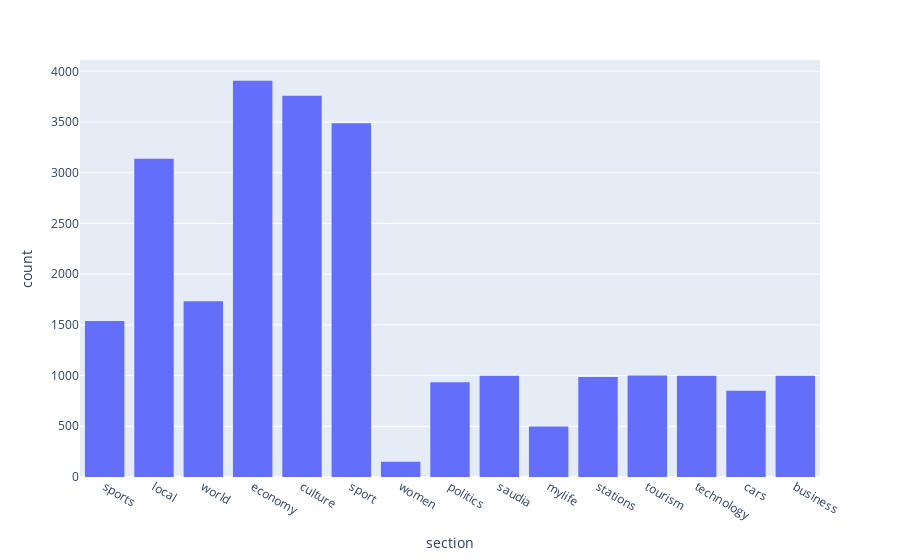

The cell this chart's notebook holds for it:
### Code cell
px.histogram(news, x="section")

### Figure 1 — Plotly figure (JSON) as saved in the notebook; plotly's stock layout.template omitted (floating-point values rounded to 4 significant figures; data arrays with more than 128 entries replaced by an {"elided": "..."} marker saying what was removed)
{"data": [{"alignmentgroup": "True", "bingroup": "x", "hovertemplate": "section=%{x}<br>count=%{y}<extra></extra>", "legendgroup": "", "marker": {"color": "#636efa", "pattern": {"shape": ""}}, "name": "", "offsetgroup": "", "orientation": "v", "showlegend": false, "type": "histogram", "x": {"elided": "24979 str values"}, "xaxis": "x", "yaxis": "y"}], "layout": {"barmode": "relative", "legend": {"tracegroupgap": 0}, "margin": {"t": 60}, "xaxis": {"anchor": "y", "domain": [0, 1], "title": {"text": "section"}}, "yaxis": {"anchor": "x", "domain": [0, 1], "title": {"text": "count"}}}}
